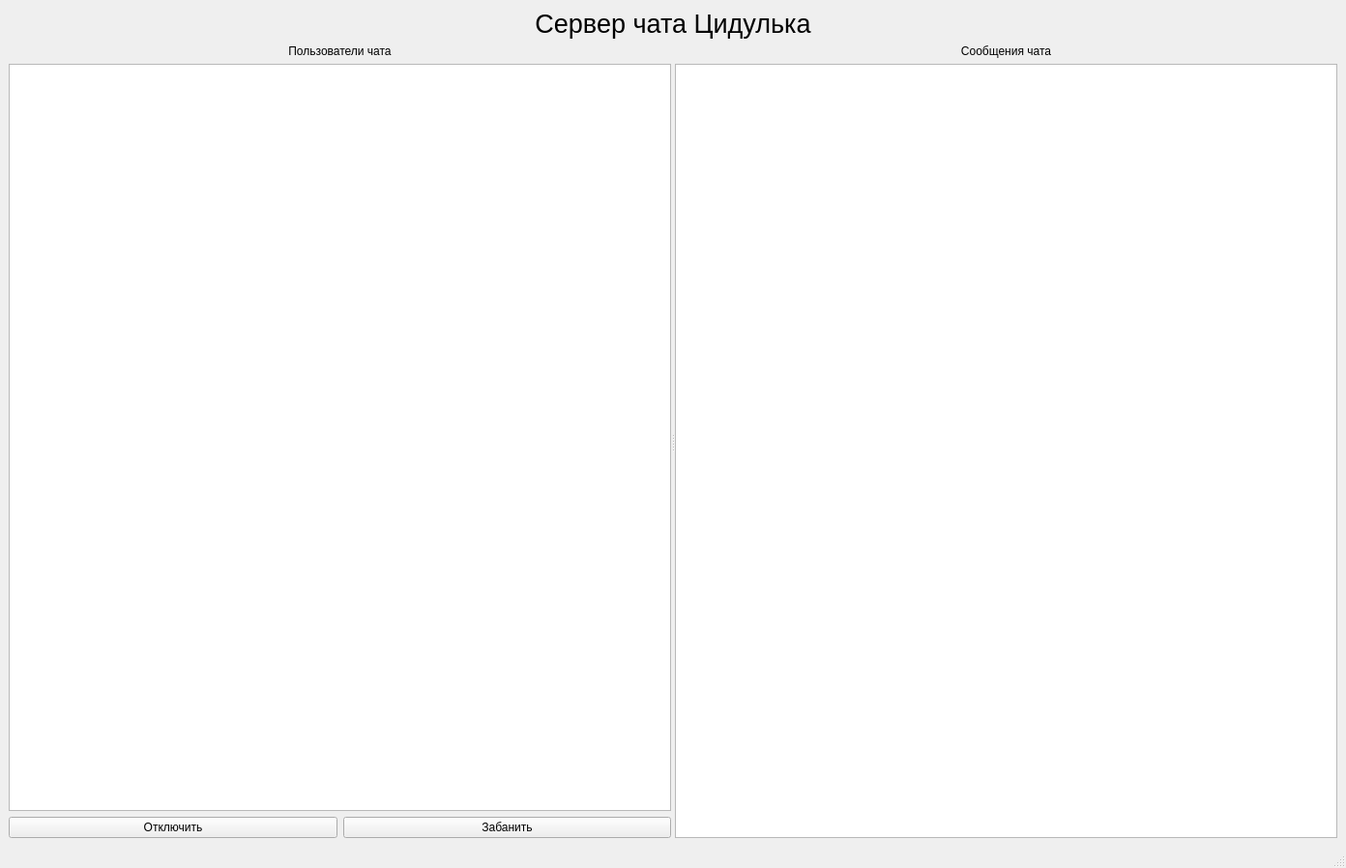
<?xml version="1.0" encoding="UTF-8"?>
<ui version="4.0">
 <class>MainWindow</class>
 <widget class="QMainWindow" name="MainWindow">
  <property name="geometry">
   <rect>
    <x>0</x>
    <y>0</y>
    <width>1392</width>
    <height>898</height>
   </rect>
  </property>
  <property name="windowTitle">
   <string>MainWindow</string>
  </property>
  <widget class="QWidget" name="centralwidget">
   <layout class="QVBoxLayout" name="verticalLayout_3" stretch="0,1">
    <item>
     <widget class="QLabel" name="label_2">
      <property name="sizePolicy">
       <sizepolicy hsizetype="Preferred" vsizetype="Preferred">
        <horstretch>0</horstretch>
        <verstretch>0</verstretch>
       </sizepolicy>
      </property>
      <property name="font">
       <font>
        <pointsize>20</pointsize>
       </font>
      </property>
      <property name="layoutDirection">
       <enum>Qt::LeftToRight</enum>
      </property>
      <property name="text">
       <string>Сервер чата Цидулька</string>
      </property>
      <property name="alignment">
       <set>Qt::AlignCenter</set>
      </property>
     </widget>
    </item>
    <item>
     <widget class="QSplitter" name="splitter">
      <property name="orientation">
       <enum>Qt::Horizontal</enum>
      </property>
      <widget class="QWidget" name="layoutWidget">
       <layout class="QVBoxLayout" name="verticalLayout">
        <item>
         <widget class="QLabel" name="label_3">
          <property name="text">
           <string>Пользователи чата</string>
          </property>
          <property name="alignment">
           <set>Qt::AlignCenter</set>
          </property>
         </widget>
        </item>
        <item>
         <widget class="QListView" name="usersListView">
          <property name="font">
           <font>
            <pointsize>20</pointsize>
           </font>
          </property>
          <property name="editTriggers">
           <set>QAbstractItemView::NoEditTriggers</set>
          </property>
          <property name="selectionBehavior">
           <enum>QAbstractItemView::SelectRows</enum>
          </property>
         </widget>
        </item>
        <item>
         <layout class="QHBoxLayout" name="horizontalLayout">
          <item>
           <widget class="QPushButton" name="disableButton">
            <property name="text">
             <string>Отключить</string>
            </property>
           </widget>
          </item>
          <item>
           <widget class="QPushButton" name="banButton">
            <property name="text">
             <string>Забанить</string>
            </property>
           </widget>
          </item>
         </layout>
        </item>
       </layout>
      </widget>
      <widget class="QWidget" name="layoutWidget">
       <layout class="QVBoxLayout" name="verticalLayout_2">
        <item>
         <widget class="QLabel" name="label">
          <property name="text">
           <string>Сообщения чата</string>
          </property>
          <property name="alignment">
           <set>Qt::AlignCenter</set>
          </property>
         </widget>
        </item>
        <item>
         <widget class="QTableView" name="messagesTableView">
          <property name="font">
           <font>
            <pointsize>20</pointsize>
           </font>
          </property>
          <property name="editTriggers">
           <set>QAbstractItemView::NoEditTriggers</set>
          </property>
          <attribute name="horizontalHeaderCascadingSectionResizes">
           <bool>false</bool>
          </attribute>
         </widget>
        </item>
       </layout>
      </widget>
     </widget>
    </item>
   </layout>
  </widget>
  <widget class="QMenuBar" name="menubar">
   <property name="geometry">
    <rect>
     <x>0</x>
     <y>0</y>
     <width>1392</width>
     <height>23</height>
    </rect>
   </property>
  </widget>
  <widget class="QStatusBar" name="statusbar"/>
 </widget>
 <resources/>
 <connections/>
</ui>
